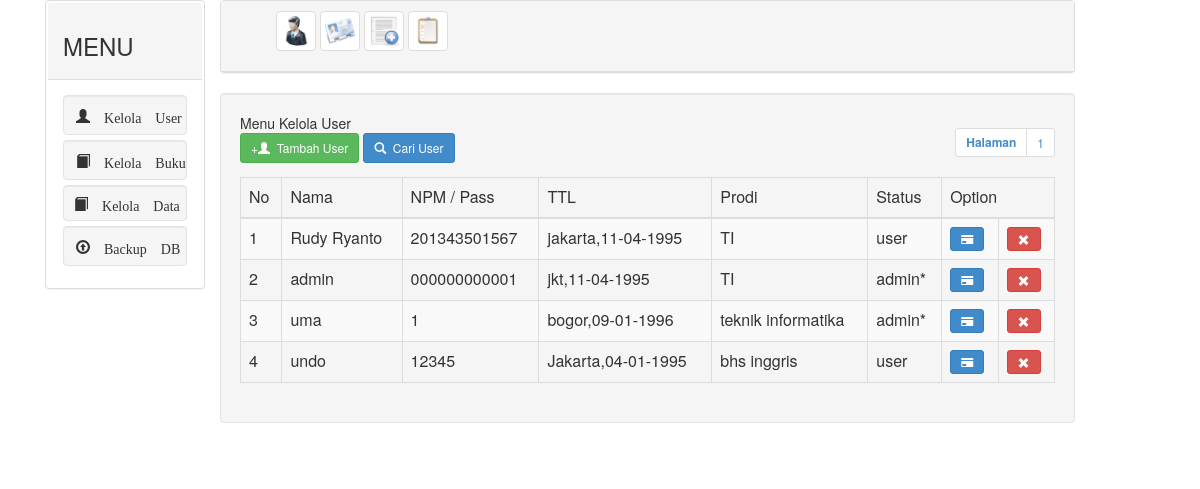
The page /admin/admin.php?hal=kelolauser on the database its author committed.
### tables this page shows
CREATE TABLE `tb_user` (
  `id_user` int(11) NOT NULL AUTO_INCREMENT,
  `level` int(2) NOT NULL,
  `nama` varchar(30) NOT NULL,
  `npm` varchar(12) NOT NULL,
  `tempat` text NOT NULL,
  `tgl` text NOT NULL,
  `fakultas` text NOT NULL,
  `prodi` text NOT NULL,
  `jenis_kelamin` enum('L','P') NOT NULL,
  `syarat` enum('Y') NOT NULL,
  `foto` text NOT NULL,
  PRIMARY KEY (`id_user`)
);

### admin/data.user.php (the view, shortened to what this page needs)
<link rel="stylesheet" href="../aksi/pengaturan/css/bootstrap.min.css" />
<?php
include "../aksi/func.halaman.user.php";
$page = 1;
$dataPerPage = 6;
$table = 'tb_user';
$dataTable = getTableData($table, $page, $dataPerPage);
echo '<div style="float:right;">';
echo '</div>';
?>
<table width="600" border="0" class="table table-responsive table-hover table-striped table-bordered">
    <thead>
    <tr><td >No</td>
    <td >Nama</td>
    <td >NPM / Pass</td>
    <td >TTL</td>
    <td >Prodi</td>
    <td >Status</td>
    <td colspan="2">Option</td>
  </thead>
    <?php
    foreach ($dataTable as $i => $data)
    {
        $no = ($i + 1) + (($page - 1) * $dataPerPage);
        echo '<tr>';
		  echo '<td>'.$no.'</td>
                <td>'.$data['nama'].'</td>
				<td>'.$data['npm'].'</td>
				<td>'.$data['tempat'].','.$data['tgl'].'</td>
				<td>'.$data['prodi'].'</td>';
				if($data['level']==1){$status="admin*";}else{$status="user";}
		  echo '<td>'.$status.'</td>';
		?>
         <td><a href="cetak.php?id=<?php echo $data['id_user']; ?>"><button type="button" class="btn btn-primary btn-sm" title="Cetak Kartu"><span class="glyphicon glyphicon-credit-card"></span></button></a></td>
    <?php if($data['npm']== $_SESSION['npm']){ ?>
    <td><button class="btn btn-sm btn-default" title="tidak dapat dihapus "><span class="glyphicon glyphicon-lock"></span></span></td>
    <?php }else{ ?>
    <td><a href="../aksi/adm_hapus_user.php?id=<?php echo $data['id_user'];?>"><button type="button" class="btn btn-danger btn-sm" title="Hapus" name="id" id="id"><span class="glyphicon glyphicon-remove"></span></button></a></td>
		<?php
		}
        echo '</tr>';
    }
    ?>
</table>

### rows shown on the page
tb_user: no "1", nama "Rudy Ryanto", npm "201343501567", tempat "jakarta", tgl "11-04-1995", prodi "TI", level "user"
tb_user: no "2", nama "admin", npm "000000000001", tempat "jkt", tgl "11-04-1995", prodi "TI", level "admin*"
tb_user: no "3", nama "uma", npm "1", tempat "bogor", tgl "09-01-1996", prodi "teknik informatika", level "admin*"
tb_user: no "4", nama "undo", npm "12345", tempat "Jakarta", tgl "04-01-1995", prodi "bhs inggris", level "user"

### other values the page prints
$j "Menu Kelola User"
